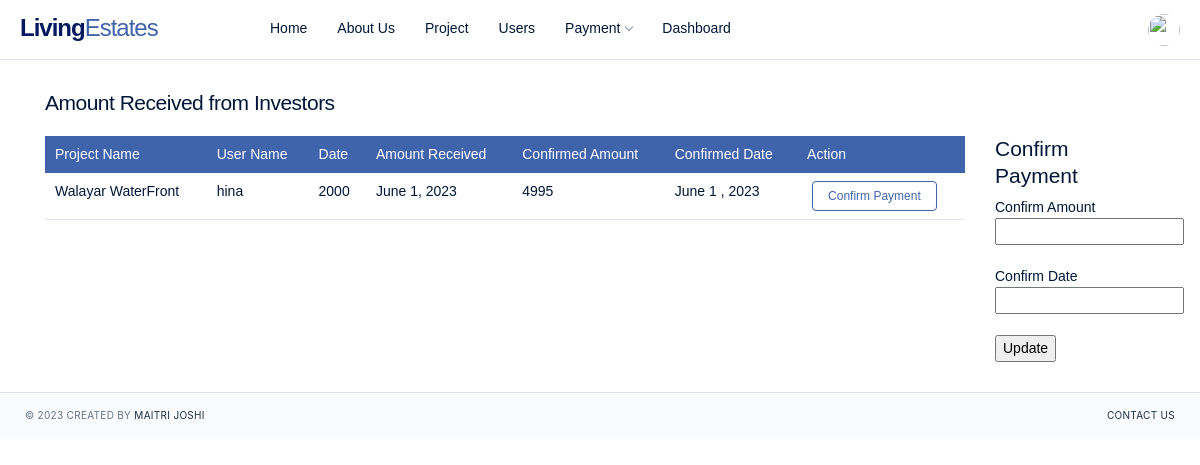
Page /payment_received_update/1 on the earlier database version.
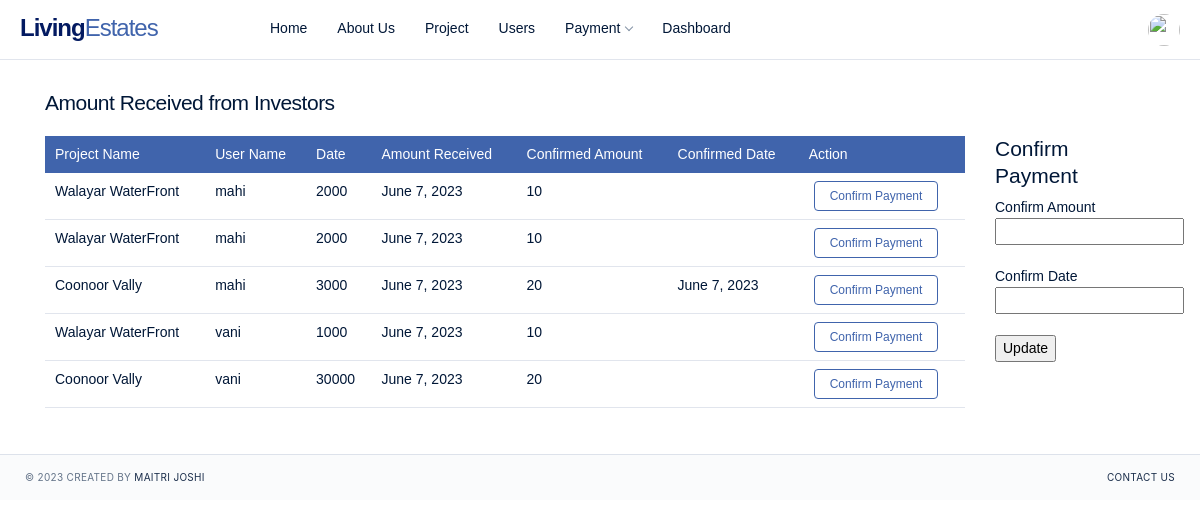
Same page on the later database version.
### app/models.py (models this page shows, shortened)
class My_Investment(models.Model):
    amount_invested=models.CharField(max_length=20,default='00')
    amount_received=models.CharField(max_length=20,default='00')
    roi=models.CharField(max_length=10)
    date_of_invested = models.DateField(auto_now_add=True)
    date_of_received = models.CharField(max_length=30)
    project_name=models.CharField(max_length=100)
    username=models.CharField(max_length=20)

### app/views.py (the view)
# urls.py: path('payment_received_update/<int:id>', views.payment_received_update, name='payment_received_update'),
def payment_received_update(request,id=None):
    if request.method=='POST':
        flag=1
        amt=request.POST['amt']
        date=request.POST['date']
        d=My_Investment.objects.filter(id=id).values().update(amount_received=amt,date_of_received=date)
        data=My_Investment.objects.all()
        return render(request,'payment_received.html',{'data':data})
    else:
        data=My_Investment.objects.all()
        return render(request,'payment_received_update.html',{'data':data,'flag':''})

### TEMPLATES/payment_received_update.html (shortened to what this page needs)
{% extends 'base_admin.html'%}
{% block payment_received %}
<div class="content content-fixed content-auth">
    <div class="container">
        <div class="d-sm-flex align-items-center justify-content-between mg-b-20 mg-lg-b-25 mg-xl-b-20">
            <div>
                <h4 class="mg-b-0 tx-spacing--1">Amount Received from Investors</h4>
            </div>
        </div>
        <div class="row">
            <div class="col-lg-10">
                <div class="table-responsive">
                    <table class="table">
                        <thead class="thead-primary">
                            <tr>
                                <th>Project Name</th>
                                <th>User Name</th>
                                <th>Date</th>
                                <th>Amount Received</th>
                                <th>Confirmed Amount</th>
                                <th>Confirmed Date</th>
                                <th>Action</th>
                            </tr>
                        </thead>
                        <tbody>
                            {%for i in data%}
                            <tr>
                                <td>{{i.project_name}}</td>
                                <td>{{i.username}}</td>
                                <td>{{i.amount_invested}}</td>
                                <td>{{i.date_of_invested}}</td>
                                <td>{{i.amount_received}}</td>
                                <td>{{i.date_of_received}}</td>
                                <td><a href="{%url 'payment_received_update' i.id%}" class="btn btn-xs btn-outline-facebook mg-l-5">Confirm Payment</a></td>
                            </tr>
                            {%endfor%}
                        </tbody>
                    </table>
                </div>
            </div>
            <div class="col-lg-2">
                {% block update%}
                <H4 >Confirm Payment</H4>
                <form action="" method="POST">
                    Confirm Amount <input type="text" name="amt"><br><br>
                    Confirm Date <input type="text" name="date"><br><br>
                    <input type="submit" value="Update">
                </form>
                {%endblock%}
            </div>
        </div>
    </div>
</div>
{%endblock%}

Differences in the rows shown:
removed My_Investment: project_name "Walayar WaterFront", username "hina", amount_invested "2000", date_of_invested "June 1, 2023", amount_received "4995", date_of_received "June 1 , 2023"
added My_Investment: project_name "Walayar WaterFront", username "mahi", amount_invested "2000", date_of_invested "June 7, 2023", amount_received "10"
added My_Investment: project_name "Walayar WaterFront", username "mahi", amount_invested "2000", date_of_invested "June 7, 2023", amount_received "10"
added My_Investment: project_name "Coonoor Vally", username "mahi", amount_invested "3000", date_of_invested "June 7, 2023", amount_received "20", date_of_received "June 7, 2023"
added My_Investment: project_name "Walayar WaterFront", username "vani", amount_invested "1000", date_of_invested "June 7, 2023", amount_received "10"
added My_Investment: project_name "Coonoor Vally", username "vani", amount_invested "30000", date_of_invested "June 7, 2023", amount_received "20"
